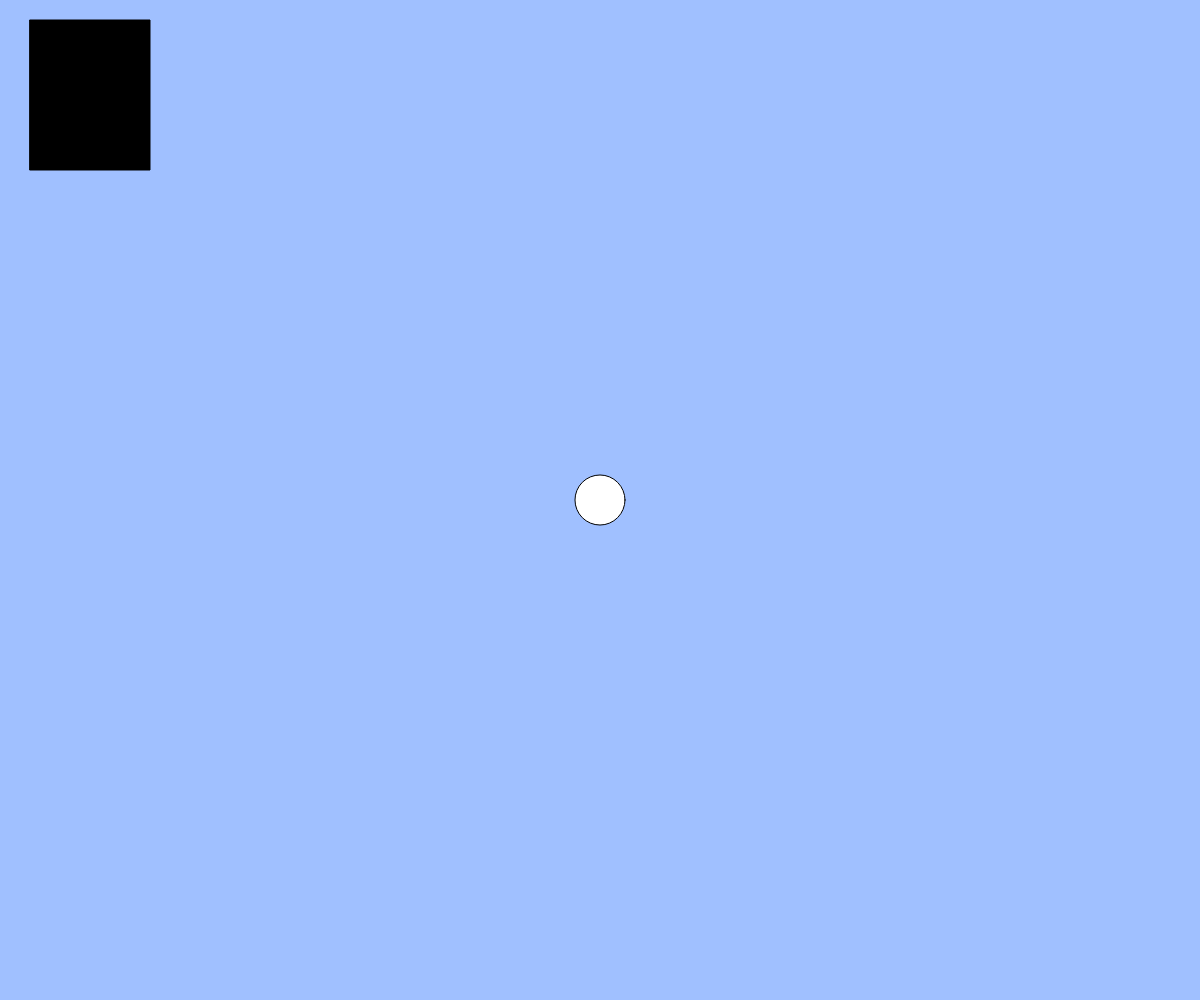
Frame 1 (no input)
Frame 60 (no input): identical to frame 1, image omitted
Frame 120 (the mouse pressed at the canvas centre since frame 60): identical to frame 1, image omitted

The p5.js sketch that drew this single still picture (run headless with seeded random() and noise() and a simulated clock; from frame 60 on, the mouse is pressed at the canvas centre):

// p5.js sketch
// ── sketch.js
// 最終課題を制作しよう

// ≪メモ≫
// 四角じゃないところ（or四角のところ）をまとめて認識（座標を記憶する？）する方法ありますか
// 四角じゃないところからランダムに座標を決めて目標を置けるようにしたい
// 自作の関数は↑でできる？



let x, y;

function setup(){
  createCanvas(windowWidth, windowHeight);
  x = width / 2;
  y = height / 2;
}

function draw(){
  background(160, 192, 255);

  fill(0);
  rect(30, 20, 120, 150);

  fill(255);
  ellipse(x, y, 50);
  
  if(x-50 < 120 && y-50 < 150){
    textSize(32);
    text('game over', width / 2, height / 2);
    }
    else{
      if(keyIsDown(LEFT_ARROW)){ x -= 5; }
      if(keyIsDown(RIGHT_ARROW)){ x += 5; }
      if(keyIsDown(UP_ARROW)){ y -= 5; }
      if(keyIsDown(DOWN_ARROW)){ y += 5; }
    }
    
  }


function windowResized(){
  resizeCanvas(windowWidth, windowHeight);
}
